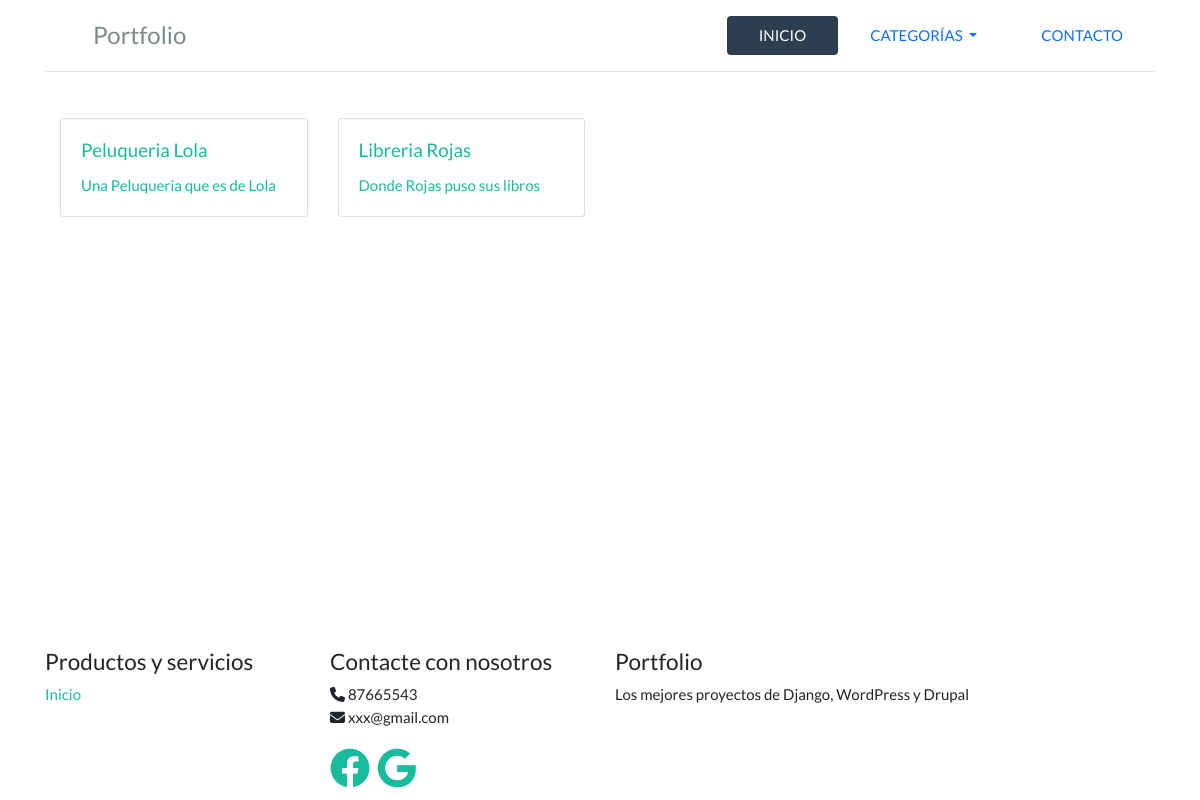
Before: / with the older database file.
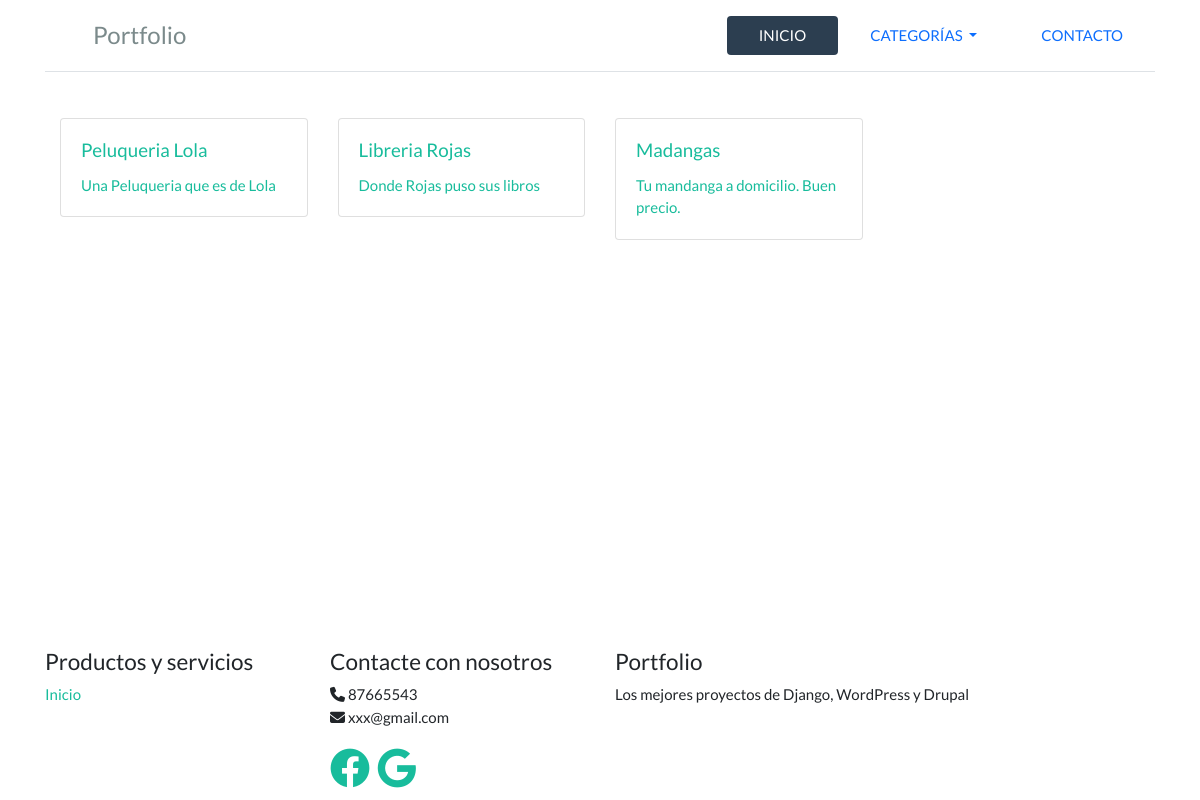
After: the same page with the newer database file.
### portfolioapp/models.py (models this page shows)
class Proyecto(models.Model):
    categorias = models.ManyToManyField(Categoria, verbose_name='Categoria', related_name="proyectos")
    titulo = models.CharField(max_length = 250, verbose_name='Titulo', null=False, blank=False)
    descripcion = models.TextField(verbose_name='Descripcion', null=False, blank=False)
    year = models.IntegerField(verbose_name='Año', null=False, blank=False)
    fecha_creacion = models.DateTimeField(verbose_name='Fecha creación' , default=now)
    imagen = models.ImageField(verbose_name = 'Imagen', null=True, blank=True)

### portfolioapp/views.py (the view)
# urls.py: path('', views.HomeView.as_view(), name='home'),
class HomeView(TemplateView):
    template_name = 'portfolio/home.html'
    def get_context_data(self, **kwargs):
        context = super(HomeView, self).get_context_data(**kwargs)
        cat_id = kwargs.get('cat_id')
        context['proyectos'] = Proyecto.objects.filter(categorias__id=cat_id) if cat_id else Proyecto.objects.all()
        return context

### portfolioapp/templatetags/categorias_dropdown.py (called while the page is built)
@register.inclusion_tag('portfolio/categorias_dropdown.html')
def categorias_dropdown():
    categorias = Categoria.objects.all()
    return {'categorias': categorias}

### templates/portfolio/home.html (shortened to what this page needs)
{% extends 'portfolio/base.html' %}
{% load static %}
{% block content %}
<div>
	<div class="container mb-5">
		<div class="row">
		{% if proyectos %}
			{% for proyecto in proyectos %}
				<div class="col-sm-3">
					<a href="{% url 'proyecto_update' pk=proyecto.id %}" class="p-5">
						<div class="card">
							<div class="card-body">
								<h5 class="card-title">{{ proyecto.titulo }}</h5>
								<p class="card-text">{{ proyecto.descripcion }}</p>
							</div>
						</div>
					</a>
				</div>
			{% endfor %}
		{% else %}
			<p>No se han encontrado proyectos</p>
		{% endif %}
		</div>
	</div>
</div>
{% endblock %}

### templates/portfolio/base.html (shortened to what this page needs)
<html>
<head>
    <link rel="stylesheet" href="https://cdn.jsdelivr.net/npm/bootstrap@5.2.0/dist/css/bootstrap.min.css">
    <link rel="stylesheet" href="https://cdn.jsdelivr.net/npm/bootswatch@4.5.2/dist/flatly/bootstrap.min.css">
    <link rel="stylesheet" href="https://cdnjs.cloudflare.com/ajax/libs/font-awesome/6.2.0/css/all.min.css" />
</head>
<body class="d-flex flex-column min-vh-100">
<div class="container">
  {% block header %}
    {% include "portfolio/header.html" %}
  {% endblock header %}
</div>
<div class='container'>
{% block content %}{% endblock content %}
</div>
{% block footer %}
  {% include "portfolio/footer.html" %}
{% endblock footer %}
</body>
</html>

### templates/portfolio/header.html
{% load categorias_dropdown %}
<header class="d-flex flex-wrap justify-content-center py-3 mb-4 border-bottom">
    <a href="{% url 'home' %}" class="d-flex align-items-center mb-3 mb-md-0 me-md-auto text-dark text-decoration-none">
        <svg class="bi me-2" width="40" height="32"><use xlink:href="#bootstrap"></use></svg>
        <span class="fs-4">Portfolio</span>
    </a>
    <ul class="nav nav-pills">
        <li class="nav-item"><a href="{% url 'home' %}" class="nav-link active" aria-current="page">INICIO</a></li>
        {% categorias_dropdown %}
        <li class="nav-item"><a href="{% url 'contacto' %}" class="nav-link">CONTACTO</a></li>
    </ul>
</header>

### templates/portfolio/categorias_dropdown.html (shortened to what this page needs)
<li class="nav-item dropdown">
    <a class="nav-link dropdown-toggle" id="dropdownMenu1" data-bs-toggle="dropdown" aria-haspopup="true" aria-expanded="false">
        CATEGORÍAS
    </a>
</li>

### templates/portfolio/footer.html
<footer class="mt-auto">
  <div class="container hidden-print">
    <div class="row">
      <div class="col-md-3">
        <h4>Productos y servicios</h4>
        <ul class="list-unstyled" id="products">
          <li>
            <a href="/">Inicio</a>
          </li>
        </ul>
      </div>
      <div class="col-md-3" id="info">
        <h4>Contacte con nosotros</h4>
        <ul class="list-unstyled">
          <li>
            <i class="fa fa-phone"></i>
            <span>87665543</span>
          </li>
          <li>
            <i class="fa fa-envelope"></i>
            <span>xxx@gmail.com</span>
          </li>
        </ul>
        <h2>
          <a href="#">
              <i class="fa-brands fa-facebook"></i>
          </a>
          <a href="#">
              <i class="fa-brands fa-google"></i>
          </a>
        </h2>
      </div>
      <div class="col-md-5 col-lg-offset-1">
        <div>
          <h4>
            <span class="oe_editable">Portfolio</span>
          </h4>
          <p style="text-align: justify;">Los mejores proyectos de Django, WordPress y Drupal</p>
        </div>
      </div>
    </div>
  </div>
  </footer>

Changed rows visible on the page:
added Proyecto: titulo "Madangas", descripcion "Tu mandanga a domicilio. Buen precio."
